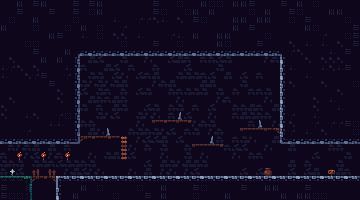

A level layout from a 2D game, rendered from its tile map. Below: a short description, then the map file with tile-grid data replaced by summaries:
An orthogonal 45x25 tile map with 8x8 px tiles, 14 tile layers (background, floor, ladders, walls, ...).

<map version="1.10" tiledversion="1.10.2" orientation="orthogonal" renderorder="right-down" width="45" height="25" tilewidth="8" tileheight="8" infinite="0" nextlayerid="16" nextobjectid="1">
 <tileset firstgid="1" source="../images/tiles/tiles1.tsx" />
 <layer id="2" name="background" width="45" height="25">
  <data>[1125 cells, 928 non-empty, 43 distinct tile ids]</data>
 </layer>
 <layer id="3" name="floor" width="45" height="25">
  <data>[1125 cells, 23 non-empty, 5 distinct tile ids]</data>
 </layer>
 <layer id="4" name="ladders" width="45" height="25">
  <data>[1125 cells, 3 non-empty, 3 distinct tile ids]</data>
 </layer>
 <layer id="5" name="walls" width="45" height="25">
  <data>[1125 cells, 193 non-empty, 30 distinct tile ids]</data>
 </layer>
 <layer id="6" name="traps" width="45" height="25">
  <data>[1125 cells, 4 non-empty, 1 distinct tile ids]</data>
 </layer>
 <layer id="7" name="exit" width="45" height="25">
  <data>[1125 cells, 1 non-empty, 1 distinct tile ids]</data>
 </layer>
 <layer id="8" name="double_jump" width="45" height="25">
  <data>[1125 cells, 1 non-empty, 1 distinct tile ids]</data>
 </layer>
 <layer id="9" name="keys" width="45" height="25">
  <data>[1125 cells, 1 non-empty, 1 distinct tile ids]</data>
 </layer>
 <layer id="10" name="treasure" width="45" height="25">
  <data>[1125 cells, 1 non-empty, 1 distinct tile ids]</data>
 </layer>
 <layer id="15" name="enemy_borders" width="45" height="25">
  <data>[1125 cells, 8 non-empty, 3 distinct tile ids]</data>
 </layer>
 <layer id="11" name="player" width="45" height="25">
  <data>[1125 cells, 1 non-empty, 1 distinct tile ids]</data>
 </layer>
 <layer id="12" name="enemy" width="45" height="25">
  <data>[1125 cells, 1 non-empty, 1 distinct tile ids]</data>
 </layer>
 <layer id="13" name="mini_boss" width="45" height="25">
  <data>[1125 cells, 1 non-empty, 1 distinct tile ids]</data>
 </layer>
 <layer id="14" name="boss" width="45" height="25">
  <data>[1125 cells, 1 non-empty, 1 distinct tile ids]</data>
 </layer>
</map>
